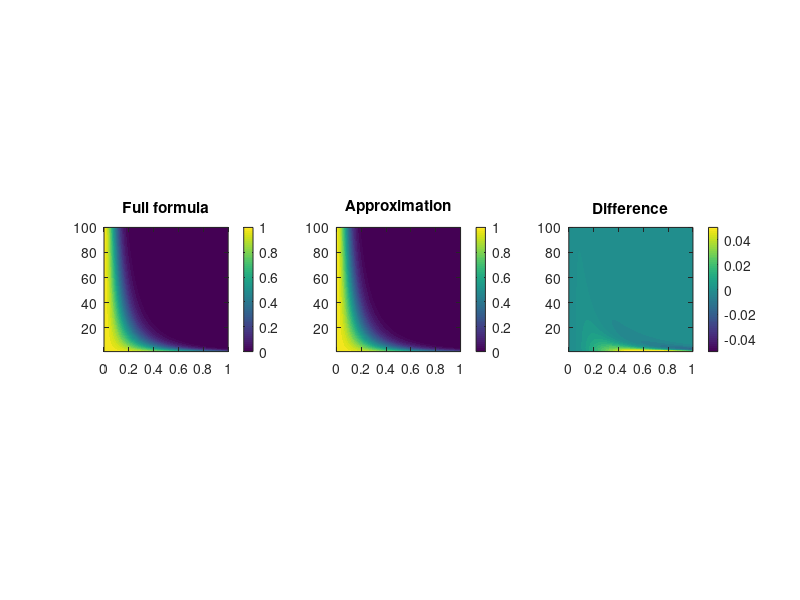

Source code (MATLAB):
%% Circular p-value and its Approximation

% Implement 2-parameter p-value computaion and its approximation
% for a range of input parameters

% learn: exp, sqrt, contourf

%% 

n = 1:100;
z = linspace(0,1,99);

[pfull,papprox] = deal(zeros(length(n),length(z)));

for ni = 1:length(n)
    for zi = 1:length(z)

        pfull(ni,zi) =  exp(sqrt(1+4*n(ni)+4*(n(ni).^2 - (n(ni)*z(zi)).^2))-(1+2*n(ni)));
        papprox(ni,zi) = exp(-n(ni)*z(zi).^2);
    end
end

figure(1),clf
subplot(131)
contourf(z,n,pfull,40,'linecolor','none')
colorbar
title('Full formula')
axis square
set(gca,'clim',[0 1])

subplot(132)
contourf(z,n,papprox,40,'linecolor','none')
colorbar
title('Approximation')
axis square
set(gca,'clim',[0 1])

subplot(133)
contourf(z,n,pfull-papprox,40,'linecolor','none')
colorbar
title('Difference')
axis square
set(gca,'clim',[-1 1]/20)
